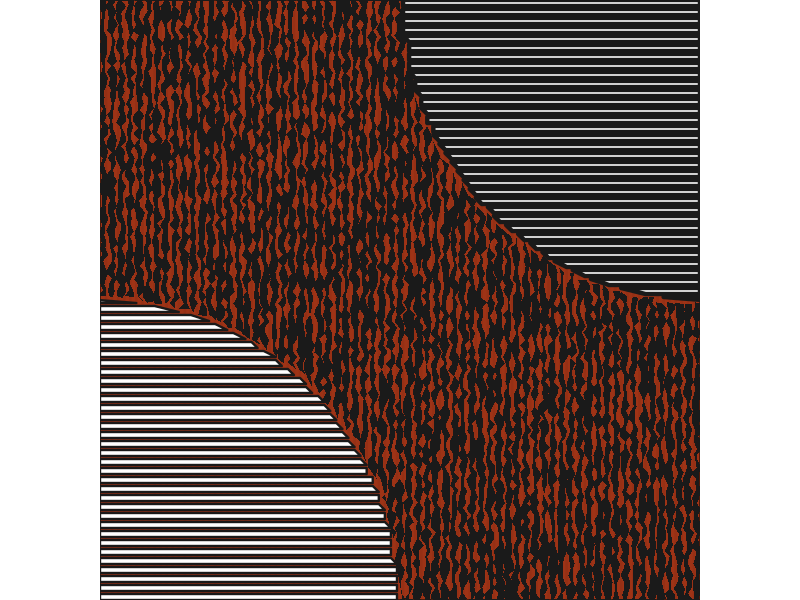
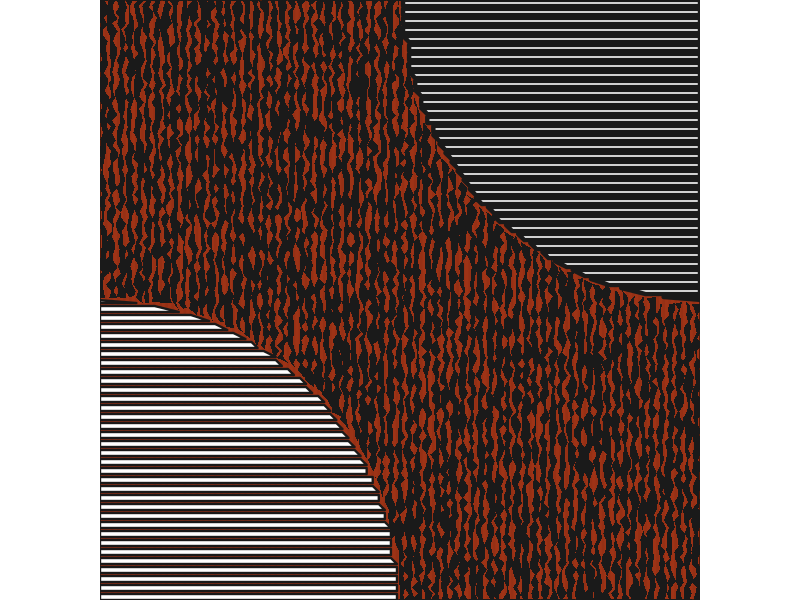

R code for these plots, in order:
library(tidyverse)

vert <- tibble(x = c(seq(0,.1, length.out = 100),
                     rep(.1, 100),
                     seq(.1,0, length.out = 100),
                     rep(0, 100)),
               y = c(rep(0,100),
                     seq(0,10, length.out = 100),
                     rep(10, 100),
                     seq(10,0, length.out = 100)),
               group = rep("vert", 400)
)

horiz <- tibble(x = c(seq(0,10, length.out = 100),
                     rep(10, 100),
                     seq(10,0, length.out = 100),
                     rep(0, 100)),
               y = c(rep(0,100),
                     seq(0,.1, length.out = 100),
                     rep(.1, 100),
                     seq(.1,0, length.out = 100)),
               group = rep("horiz", 400)
)

theta <- seq(0,2*pi, length.out = 100)

circles <- tibble(x = cos(theta) * 5,
                  y = sin(theta) * 5)

circles2 <- circles |>
  mutate(x = x +10,
         y = y + 10)


trans <- seq(0,10, by = .15)

verts <- map_df(trans, ~vert |>
                  mutate(x = x + .x,
                         group = paste0(group,.x))) |>
  mutate(logic = sp::point.in.polygon(x,y, circles$x, circles$y),
         logic2 = sp::point.in.polygon(x,y, circles2$x, circles2$y)) |>
  filter(logic == 0 & logic2 == 0)

horiz1 <- map_df(trans, ~horiz |>
                  mutate(y = y + .x,
                         group = paste0(group,.x)))  |>
  mutate(logic = sp::point.in.polygon(x,y, circles$x, circles$y)) |>
  filter(logic == 1)

horiz2 <- map_df(trans, ~horiz |>
                   mutate(y = y + .x,
                          group = paste0(group,.x)))  |>
  mutate(logic = sp::point.in.polygon(x,y, circles2$x, circles2$y)) |>
  filter(logic == 1)

texture <- tibble(crossing(x = seq(0,10, length.out = 100),
                           y = x))

verts |>
  ggplot(aes(x,y, group = group))+
  theme_void() +
  theme(plot.background = element_rect(fill = "#af3918"))+
  geom_path(data = texture, aes(x,y,group = x), inherit.aes = FALSE, size = 5, alpha = .05)+
  geom_polygon(color = NA, fill = "#1a1a1a", position = position_jitter(width = .05, height = .02), size = .5)+
  geom_polygon(data = horiz1, fill ="#ffffff", color = "#1a1a1a", size = .8)+
  geom_polygon(data = horiz2, fill = "#ffffff", color = "#1a1a1a", size = 1.5)+

  coord_equal(xlim = c(0,10),
                  ylim = c(0,10),
              expand = FALSE)

ggsave("day 11.png",
       bg = "transparent",
       device = "png",
       dpi = 400)
